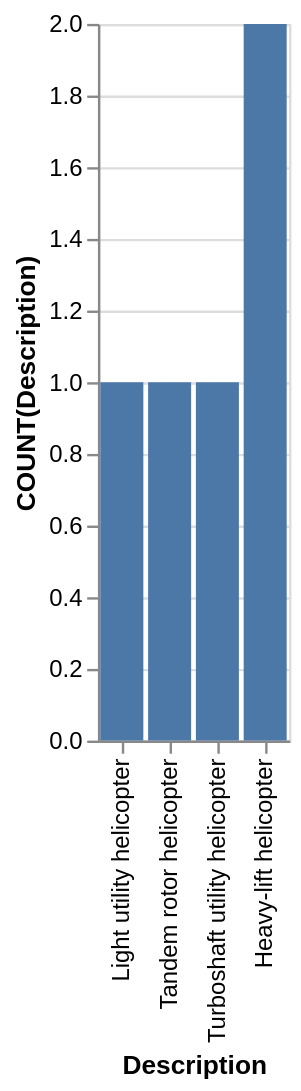

Source (Vega-Lite JSON):
### Vega-Lite specification from a JSON file in a GitHub repository (floating-point values rounded to 4 significant figures)
{"data": {"values": [{"x_data": "Light utility helicopter", "y_data": 1}, {"x_data": "Tandem rotor helicopter", "y_data": 1}, {"x_data": "Turboshaft utility helicopter", "y_data": 1}, {"x_data": "Heavy-lift helicopter", "y_data": 2}]}, "mark": "bar", "encoding": {"x": {"field": "x_data", "type": "nominal", "title": "Description", "sort": {"op": "sum", "field": "y_data", "order": "ascending"}}, "y": {"field": "y_data", "type": "quantitative", "title": "COUNT(Description)"}}}
